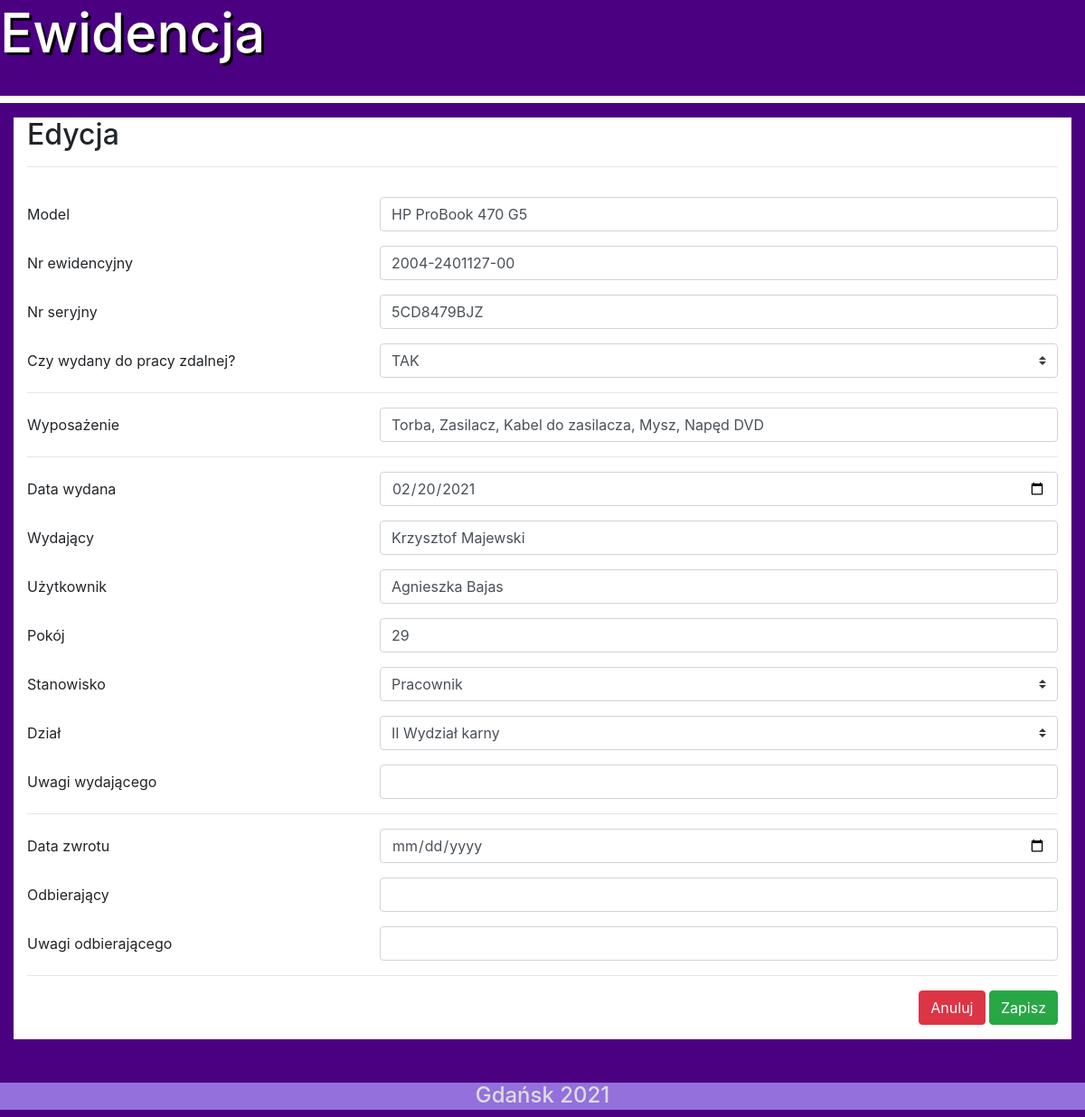
Screenshot of /edit/17 with the database file from the repository.
### tables this page shows
CREATE TABLE "ewidencja" (
	"id"	INTEGER NOT NULL,
	"nazwa"	VARCHAR(150) NOT NULL,
	"nrew"	VARCHAR(15) NOT NULL,
	"nrser"	VARCHAR(30) NOT NULL,
	"zdalna"	VARCHAR(3),
	"kod"	VARCHAR(30),
	"wyposazenie"	VARCHAR(200),
	"d_wydania"	DATETIME NOT NULL,
	"d_zwrotu"	DATETIME,
	"IT_wydal"	VARCHAR(60) NOT NULL,
	"IT_zwrot"	VARCHAR(60),
	"odb"	VARCHAR(60) NOT NULL,
	"Stanowisko"	VARCHAR(100) NOT NULL,
	"dzial"	VARCHAR(100) NOT NULL,
	"pok"	VARCHAR(6) NOT NULL,
	"wyd_uwagi"	VARCHAR(500),
	"zw_uwagi"	VARCHAR(500),
	"czyus"	INTEGER(1) NOT NULL DEFAULT 0,
	PRIMARY KEY("id" AUTOINCREMENT)
);

### app.py (the view)
@app.route('/edit/<id>',methods = ['POST','GET'])
def edit(id):
    if request.method == 'POST':
            f_nazwa = request.form['nazwa']
            f_nrew = request.form['nrew']
            f_nrser = request.form['nrser']
            f_zdalna = request.form['zdalna']
            f_wyposazenie = request.form['wyp']
            f_d_wydania = request.form['d_wydania']
            f_IT_wydal = request.form['IT_wydal']
            f_odb = request.form['odb']
            f_pok = request.form['pok']
            f_stanowisko = request.form['stanowisko']
            f_dzial = request.form['dzial']
            f_w_uwagi = request.form['w_uwagi']
            f_d_zwrotu = request.form['d_zwrotu']
            f_IT_zwrot = request.form['IT_zwrot']
            f_z_uwagi = request.form['z_uwagi']
            db = get_db()
            try:
                sql_command = '''update ewidencja
                                 set nazwa = ?,
                                 nrew = ?,
                                 nrser = ?,
                                 zdalna = ?,
                                 d_wydania = ?,
                                 odb = ?,
                                 pok =?,
                                 Stanowisko = ?,
                                 dzial = ?,
                                 wyd_uwagi = ?,
                                 d_zwrotu = ?,
                                 IT_zwrot = ?,
                                 zw_uwagi = ?,
                                 wyposazenie =?,
                                 IT_wydal = ?


                                 where ewidencja.id=?'''
                e_rec = db.execute(sql_command,(f_nazwa,f_nrew,f_nrser,f_zdalna,f_d_wydania,f_odb,f_pok,f_stanowisko,f_dzial,f_w_uwagi,f_d_zwrotu,f_IT_zwrot,f_z_uwagi,f_wyposazenie,f_IT_wydal,id))
                db.commit()
            except:
                db.close()
            return redirect('/')
    else:
        db = get_db()
        sql_command = 'select * from ewidencja where ewidencja.id=?'
        e_rec = db.execute(sql_command,(id,))
        e_rows = e_rec.fetchone()
        return render_template('edit.html',id=id,e_rows=e_rows)

### app.py (called while the page is built)
def get_db():
    if not hasattr(g, 'sqlite_db'):
        connection = sqlite3.connect('ewidencja.db')
        connection.row_factory = sqlite3.Row
        g.sqlite_db = connection
    return g.sqlite_db

### templates/edit.html (shortened to what this page needs)
<!DOCTYPE html>
<html lang="pl">
   <head>
      <link rel="stylesheet" href="https://stackpath.bootstrapcdn.com/bootstrap/4.1.3/css/bootstrap.min.css">
      <link rel="stylesheet" href="https://maxcdn.bootstrapcdn.com/font-awesome/4.7.0/css/font-awesome.min.css">
   </head>
   <body style="background-color: indigo;" class="page-footer-fixed">
      <h1 style="vertical-align: middle; height: 90px; text-shadow: 3px 3px black; font-size:60px; color: white; background-color: indigo;"><a style="text-decoration: none; color: white" href="{{ url_for('index') }}">Ewidencja</a></h1>
      <hr style="border: 4px solid white;">
      <div class="container-fluid" style="margin-bottom: 3rem;">
         <div>
            <form style="background-color: white;"action="" method="POST"  id="formentry" class="form-horizontal" role="form" data-parsley-validate novalidate>
               <div class="container-fluid">
                  <div class="row">
                     <div class="col-md-12">
                        <div class="row">
                           <div class="col-md-12">
                              <div class="form-group brdbot">
                                 <h2>Edycja</h2>
                                 <hr>
                                 <div class="controls col-sm-9">
                                 </div>
                              </div>
                           </div>
                        </div>
                     </div>
                  </div>
                  <div class="form-group row">
                     <label for="nazwa" class="col-4 col-form-label">Model</label>
                     <div class="col-8">
                        <input id="nazwa" name="nazwa" value="{{ e_rows[1] }}" type="text" class="form-control" required="required">
                     </div>
                  </div>
                  <div class="form-group row">
                     <label for="nrew" class="col-4 col-form-label">Nr ewidencyjny</label>
                     <div class="col-8">
                        <input id="nrew" name="nrew" value="{{ e_rows[2] }}" type="text" class="form-control" required="required">
                     </div>
                  </div>
                  <div class="form-group row">
                     <label for="nrser" class="col-4 col-form-label">Nr seryjny</label>
                     <div class="col-8">
                        <input id="nrser" name="nrser" value="{{ e_rows[3] }}" type="text" class="form-control" required="required">
                     </div>
                  </div>
                  <div class="form-group row">
                     <label for="zdalna" class="col-4 col-form-label">Czy wydany do pracy zdalnej?</label>
                     <div class="col-8">
                        <select id="zdalna" name="zdalna" required="required" class="custom-select">
                              <option value="TAK" {% if e_rows[4] == "TAK" %} selected {% endif %}>TAK</option>
                        </select>
                     </div>
                  </div>
                  <hr>
                  <div class="form-group row">
                     <label for="wyp" class="col-4 col-form-label">Wyposażenie</label>
                     <div class="col-8">
                        <input id="wyp" name="wyp" value="{{ e_rows[6] }}" type="text" class="form-control" required="required">
                     </div>
                  </div>
                  <hr>
                  <div class="form-group row">
                     <label for="d_wydania" class="col-4 col-form-label">Data wydana</label>
                     <div class="col-8">
                        <input id="d_wydania" name="d_wydania" value="{{ e_rows[7] }}" type="date" class="form-control" required="required">
                     </div>
                  </div>
                  <div class="form-group row">
                     <label for="IT_wydal" class="col-4 col-form-label">Wydający</label>
                     <div class="col-8">
                        <input id="IT_wydal" name="IT_wydal" value="{{ e_rows[9] }}" type="text" class="form-control" required="required">
                     </div>
                  </div>
                  <div class="form-group row">
                     <label for="odb" class="col-4 col-form-label">Użytkownik</label>
                     <div class="col-8">
                        <input id="odb" name="odb" value="{{ e_rows[11] }}" type="text" class="form-control" required="required">
                     </div>
                  </div>
                  <div class="form-group row">
                     <label for="pok" class="col-4 col-form-label">Pokój</label>
                     <div class="col-8">
                        <input id="pok" name="pok" value="{{ e_rows[14] }}" type="text" class="form-control" required="required">
                     </div>
                  </div>
                  <div class="form-group row">
                     <label for="stanowisko" class="col-4 col-form-label">Stanowisko</label>
                     <div class="col-8">
                        <select id="stanowisko" name="stanowisko" required="required" class="custom-select">
                              <option value="Pracownik" {% if e_rows[12] == "Pracownik" %} selected {% endif %}>Pracownik</option>
                        </select>
                     </div>
                  </div>
                  <div class="form-group row">
                     <label for="dzial" class="col-4 col-form-label">Dział</label>
                     <div class="col-8">
                        <select id="dzial" name="dzial" required="required" class="custom-select">
                           <option value="II Wydział Karny" {% if e_rows[13] == "II Wydział Karny" %} selected {% endif %}>II Wydział karny</option>
                        </select>
                     </div>
                  </div>
                  <div class="form-group row">
                     <label for="w_uwagi" class="col-4 col-form-label">Uwagi wydającego</label>
                     <div class="col-8">
                        <input id="w_uwagi" {% if e_rows[15] != None %} value="{{ e_rows[15]}}" {% endif %} name="w_uwagi" type="text" class="form-control">
                     </div>
                  </div>
                  <hr>
                  <div class="form-group row">
                     <label for="d_zwrotu" class="col-4 col-form-label">Data zwrotu</label>
                     <div class="col-8">
                        <input id="d_zwrotu" {% if e_rows[8] != None %} value="{{ e_rows[8]}}" {% endif %} name="d_zwrotu" type="date" placeholder="YYYY-MM-DD" class="form-control">
                     </div>
                  </div>
                  <div class="form-group row">
                     <label for="IT_zwrot" class="col-4 col-form-label">Odbierający</label>
                     <div class="col-8">
                        <input id="IT_zwrot" {% if e_rows[10] != None %} value="{{ e_rows[10]}}" {% endif %} name="IT_zwrot" type="text" class="form-control">
                     </div>
                  </div>
                  <div class="form-group row">
                     <label for="z_uwagi" class="col-4 col-form-label">Uwagi odbierającego</label>
                     <div class="col-8">
                        <input id="z_uwagi" {% if e_rows[16] != None %} value="{{ e_rows[16]}}" {% endif %} name="z_uwagi" type="text" class="form-control">
                     </div>
                  </div>
                  <hr>
                  <div class="row">
                     <div class="col-md-12">
                        <div class="form-group pull-right">
                           <a href="{{ url_for('index') }}" class="btn btn-danger">Anuluj</a> <button id="button72" type="submit" class="btn btn-success">Zapisz</button>
                        </div>
                     </div>
                  </div>
               </div>
         </div>
      </div>
      <div>
         <footer>
            <div style="align-content: center;">
               <h6 style="text-align: center; vertical-align: middle; height: 30px; font-size:24px; color:gainsboro; background-color: mediumpurple ;">Gdańsk 2021</h6>
            </div>
         </footer>
      </div>
   </body>
</html>

### rows the page displays
ewidencja: nazwa "HP ProBook 470 G5", nrew "2004-2401127-00", nrser "5CD8479BJZ", zdalna "TAK", wyp "Torba, Zasilacz, Kabel do zasilacza, Mysz, Napęd DVD", d_wydania "02/20/2021", IT_wydal "Krzysztof Majewski", odb "Agnieszka Bajas", pok "29", stanowisko "Pracownik", dzial "II Wydział karny"
